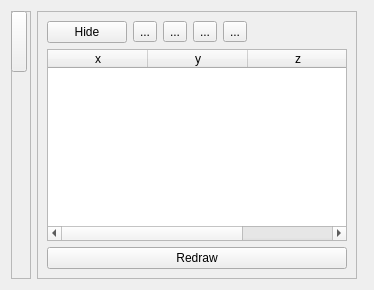
  <widget class="QWidget" name="centralwidget">
   <layout class="QHBoxLayout" name="horizontalLayout_3">
    <item>
     <widget class="QFrame" name="frame_2">
      <property name="sizePolicy">
       <sizepolicy hsizetype="Fixed" vsizetype="Preferred">
        <horstretch>0</horstretch>
        <verstretch>0</verstretch>
       </sizepolicy>
      </property>
      <property name="minimumSize">
       <size>
        <width>20</width>
        <height>0</height>
       </size>
      </property>
      <property name="styleSheet">
       <string notr="true"/>
      </property>
      <property name="frameShape">
       <enum>QFrame::StyledPanel</enum>
      </property>
      <property name="frameShadow">
       <enum>QFrame::Raised</enum>
      </property>
      <widget class="QPushButton" name="pushButton">
       <property name="geometry">
        <rect>
         <x>0</x>
         <y>0</y>
         <width>16</width>
         <height>61</height>
        </rect>
       </property>
       <property name="maximumSize">
        <size>
         <width>100</width>
         <height>16777215</height>
        </size>
       </property>
       <property name="cursor">
        <cursorShape>PointingHandCursor</cursorShape>
       </property>
       <property name="text">
        <string/>
       </property>
       <property name="icon">
        <iconset resource="img.qrc">
         <normaloff>:/arrow/Icons/double-right.png</normaloff>:/arrow/Icons/double-right.png</iconset>
       </property>
      </widget>
     </widget>
    </item>
    <item>
     <widget class="QFrame" name="frame">
      <property name="maximumSize">
       <size>
        <width>500</width>
        <height>16777215</height>
       </size>
      </property>
      <property name="frameShape">
       <enum>QFrame::StyledPanel</enum>
      </property>
      <property name="frameShadow">
       <enum>QFrame::Raised</enum>
      </property>
      <layout class="QVBoxLayout" name="verticalLayout_5">
       <item>
        <layout class="QHBoxLayout" name="horizontalLayout_5">
         <property name="spacing">
          <number>6</number>
         </property>
         <item>
          <widget class="QPushButton" name="pushButton_3">
           <property name="enabled">
            <bool>true</bool>
           </property>
           <property name="sizePolicy">
            <sizepolicy hsizetype="Fixed" vsizetype="Fixed">
             <horstretch>0</horstretch>
             <verstretch>0</verstretch>
            </sizepolicy>
           </property>
           <property name="minimumSize">
            <size>
             <width>50</width>
             <height>0</height>
            </size>
           </property>
           <property name="cursor">
            <cursorShape>PointingHandCursor</cursorShape>
           </property>
           <property name="styleSheet">
            <string notr="true"/>
           </property>
           <property name="text">
            <string>Hide</string>
           </property>
          </widget>
         </item>
         <item>
          <widget class="QToolButton" name="toolButton_7">
           <property name="minimumSize">
            <size>
             <width>10</width>
             <height>0</height>
            </size>
           </property>
           <property name="maximumSize">
            <size>
             <width>35</width>
             <height>16777215</height>
            </size>
           </property>
           <property name="cursor">
            <cursorShape>PointingHandCursor</cursorShape>
           </property>
           <property name="toolTip">
            <string>Add</string>
           </property>
           <property name="styleSheet">
            <string notr="true"/>
           </property>
           <property name="text">
            <string>...</string>
           </property>
           <property name="icon">
            <iconset>
             <normaloff>Icons/Add-New-48.png</normaloff>Icons/Add-New-48.png</iconset>
           </property>
           <property name="iconSize">
            <size>
             <width>40</width>
             <height>30</height>
            </size>
           </property>
          </widget>
         </item>
         <item>
          <widget class="QToolButton" name="toolButton_9">
           <property name="minimumSize">
            <size>
             <width>10</width>
             <height>0</height>
            </size>
           </property>
           <property name="maximumSize">
            <size>
             <width>35</width>
             <height>16777215</height>
            </size>
           </property>
           <property name="cursor">
            <cursorShape>PointingHandCursor</cursorShape>
           </property>
           <property name="toolTip">
            <string>Remove</string>
           </property>
           <property name="styleSheet">
            <string notr="true"/>
           </property>
           <property name="text">
            <string>...</string>
           </property>
           <property name="icon">
            <iconset>
             <normaloff>Icons/Minus-48.png</normaloff>Icons/Minus-48.png</iconset>
           </property>
           <property name="iconSize">
            <size>
             <width>40</width>
             <height>30</height>
            </size>
           </property>
          </widget>
         </item>
         <item>
          <widget class="QToolButton" name="toolButton_8">
           <property name="minimumSize">
            <size>
             <width>10</width>
             <height>0</height>
            </size>
           </property>
           <property name="maximumSize">
            <size>
             <width>35</width>
             <height>16777215</height>
            </size>
           </property>
           <property name="cursor">
            <cursorShape>PointingHandCursor</cursorShape>
           </property>
           <property name="toolTip">
            <string>Import Coordinates</string>
           </property>
           <property name="styleSheet">
            <string notr="true"/>
           </property>
           <property name="text">
            <string>...</string>
           </property>
           <property name="icon">
            <iconset>
             <normaloff>Icons/Folder-Open-48.png</normaloff>Icons/Folder-Open-48.png</iconset>
           </property>
           <property name="iconSize">
            <size>
             <width>40</width>
             <height>30</height>
            </size>
           </property>
          </widget>
         </item>
         <item>
          <widget class="QToolButton" name="toolButton_5">
           <property name="minimumSize">
            <size>
             <width>10</width>
             <height>0</height>
            </size>
           </property>
           <property name="maximumSize">
            <size>
             <width>35</width>
             <height>16777215</height>
            </size>
           </property>
           <property name="cursor">
            <cursorShape>PointingHandCursor</cursorShape>
           </property>
           <property name="toolTip">
            <string>Export Coordinates</string>
           </property>
           <property name="styleSheet">
            <string notr="true"/>
           </property>
           <property name="text">
            <string>...</string>
           </property>
           <property name="icon">
            <iconset>
             <normaloff>Icons/Save-48.png</normaloff>Icons/Save-48.png</iconset>
           </property>
           <property name="iconSize">
            <size>
             <width>40</width>
             <height>30</height>
            </size>
           </property>
          </widget>
         </item>
         <item>
          <spacer name="horizontalSpacer">
           <property name="orientation">
            <enum>Qt::Horizontal</enum>
           </property>
           <property name="sizeHint" stdset="0">
            <size>
             <width>20</width>
             <height>20</height>
            </size>
           </property>
          </spacer>
         </item>
        </layout>
       </item>
       <item>
        <widget class="QTableWidget" name="tableWidget">
         <property name="sizePolicy">
          <sizepolicy hsizetype="Fixed" vsizetype="Expanding">
           <horstretch>0</horstretch>
           <verstretch>0</verstretch>
          </sizepolicy>
         </property>
         <property name="minimumSize">
          <size>
           <width>300</width>
           <height>0</height>
          </size>
         </property>
         <property name="styleSheet">
          <string notr="true"/>
         </property>
         <column>
          <property name="text">
           <string>x</string>
          </property>
         </column>
         <column>
          <property name="text">
           <string>y</string>
          </property>
         </column>
         <column>
          <property name="text">
           <string>z</string>
          </property>
         </column>
        </widget>
       </item>
       <item>
        <widget class="QPushButton" name="pushButton_21">
         <property name="cursor">
          <cursorShape>PointingHandCursor</cursorShape>
         </property>
         <property name="styleSheet">
          <string notr="true"/>
         </property>
         <property name="text">
          <string>Redraw</string>
         </property>
        </widget>
       </item>
      </layout>
     </widget>
    </item>
    <item>
     <layout class="QVBoxLayout" name="verticalLayout_6">
      <item>
       <widget class="QWidget" name="widget" native="true">
        <property name="styleSheet">
         <string notr="true"/>
        </property>
       </widget>
      </item>
     </layout>
    </item>
   </layout>
   <zorder>frame</zorder>
   <zorder>frame_2</zorder>
   <zorder></zorder>
  </widget>
